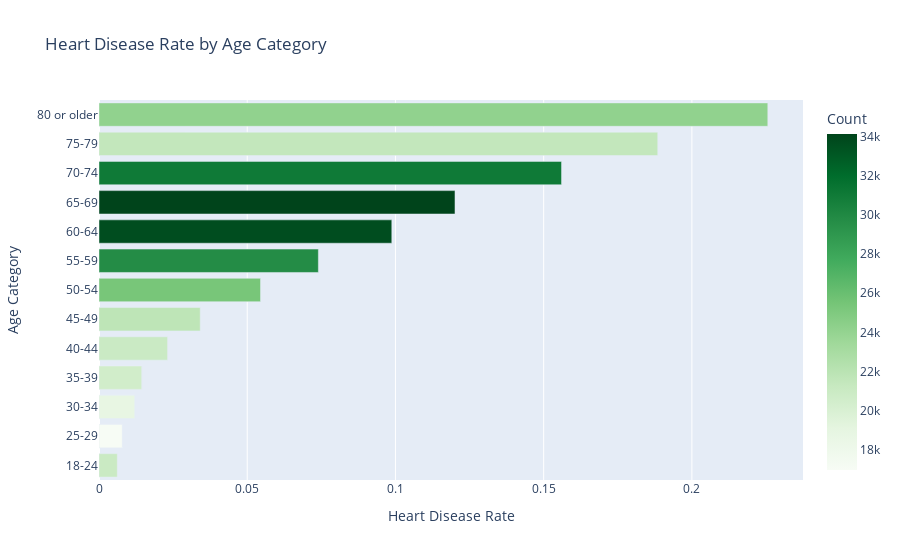

The cell this chart's notebook holds for it:
### Code cell
# Analyze Age Category
age_categories = sorted(list(data.groupby('AgeCategory').groups.keys()))
age_rates = []
age_counts = []

for category in age_categories:
    heart_disease_count = data.loc[(data['AgeCategory'] == category) & 
                                   (data['HeartDisease'] == 'Yes')].shape[0]
    total_count = data.loc[data['AgeCategory'] == category].shape[0]
    rate = heart_disease_count / total_count
    age_rates.append(rate)
    age_counts.append(total_count)

# Store for encoding
age_encoding = {age_categories[i]: age_rates[i] for i in range(len(age_categories))}

# Visualize
fig = px.bar(
    x=age_rates,
    y=age_categories,
    color=age_counts,
    orientation='h',
    title='Heart Disease Rate by Age Category',
    labels={'x': 'Heart Disease Rate', 'y': 'Age Category', 'color': 'Count'},
    color_continuous_scale='Greens'
)
fig.show()

### Figure 1 — Plotly figure (JSON) as saved in the notebook; plotly's stock layout.template omitted (floating-point values rounded to 4 significant figures)
{"data": [{"hovertemplate": "Heart Disease Rate=%{x}<br>Age Category=%{y}<br>Count=%{marker.color}<extra></extra>", "legendgroup": "", "marker": {"color": [21064, 16955, 18753, 20550, 21006, 21791, 25382, 29757, 33686, 34151, 31065, 21482, 24153], "coloraxis": "coloraxis", "pattern": {"shape": ""}}, "name": "", "orientation": "h", "showlegend": false, "textposition": "auto", "type": "bar", "x": [0.006172, 0.007844, 0.01205, 0.0144, 0.02314, 0.03414, 0.05449, 0.074, 0.09877, 0.1201, 0.156, 0.1885, 0.2256], "xaxis": "x", "y": ["18-24", "25-29", "30-34", "35-39", "40-44", "45-49", "50-54", "55-59", "60-64", "65-69", "70-74", "75-79", "80 or older"], "yaxis": "y"}], "layout": {"barmode": "relative", "coloraxis": {"colorbar": {"title": {"text": "Count"}}, "colorscale": [[0, "rgb(247,252,245)"], [0.125, "rgb(229,245,224)"], [0.25, "rgb(199,233,192)"], [0.375, "rgb(161,217,155)"], [0.5, "rgb(116,196,118)"], [0.625, "rgb(65,171,93)"], [0.75, "rgb(35,139,69)"], [0.875, "rgb(0,109,44)"], [1, "rgb(0,68,27)"]]}, "legend": {"tracegroupgap": 0}, "title": {"text": "Heart Disease Rate by Age Category"}, "xaxis": {"anchor": "y", "domain": [0, 1], "title": {"text": "Heart Disease Rate"}}, "yaxis": {"anchor": "x", "domain": [0, 1], "title": {"text": "Age Category"}}}}
